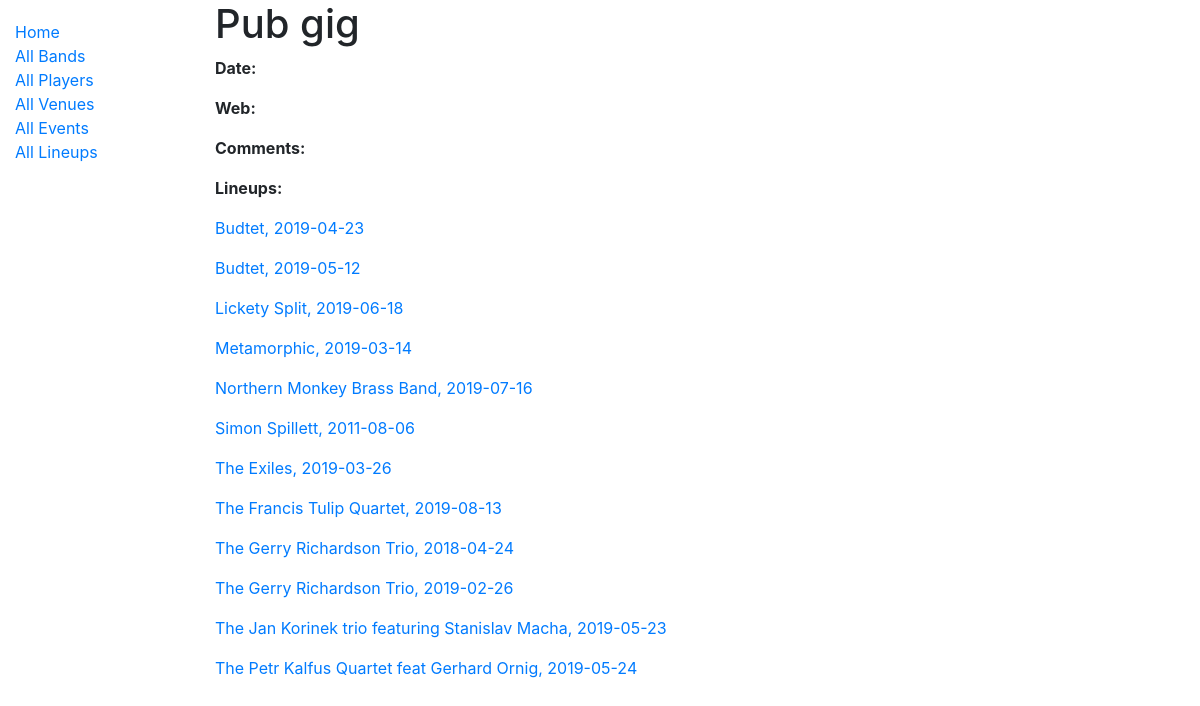
The page /jazz/events/pub-gig on the database its author committed.
### jazz/models.py (models this page shows, shortened)
class Event(models.Model):
	event_name = models.CharField('Event Name', max_length=120)
	date_from = models.DateField(null=True, blank=True)
	date_to = models.DateField(null=True, blank=True)
	slug = models.SlugField(unique=False, blank = True)
	event_web = models.URLField('Web Address', blank = True)
	comments = models.CharField('Comments', max_length=120, blank = True)

class Lineup(models.Model):
	band_name = models.ForeignKey('Band', on_delete=models.SET_NULL, null=True)
	date = models.DateField(null=True, blank=True)
	piece = models.IntegerField(null=True, blank=True)
	player = models.ManyToManyField('Player')
	comments = models.CharField('Comments', max_length=120, blank = True)
	venue = models.ForeignKey('Venue', on_delete=models.SET_NULL, null=True, blank = True, help_text='Select venue for this event')
	event = models.ForeignKey('Event', on_delete=models.SET_NULL, null=True, blank = True, help_text='Select event type')
	slug = models.SlugField(unique=True, blank = True, max_length = 125)
	class Meta:
		ordering = ['band_name', 'date']
		constraints = [models.UniqueConstraint(fields=['band_name', 'date'], name='unique_lineup')]
	def __str__(self):
		return f'{self.band_name}, {self.date}'

class Band(models.Model):
	band_name = models.CharField(max_length=100, unique = True)
	comments = models.CharField(max_length=500, unique = False, blank = True, null = True)
	band_web = models.URLField('Web Address', blank = True)
	slug = models.SlugField(unique=True, max_length=125 , blank = True)
	class Meta:
		ordering = ['band_name']
	def __str__(self):
		return f'{self.band_name}'

### jazz/views.py (the view)
# urls.py: path('events/<slug:slug>', views.EventDetailView.as_view(), name='event-detail'),
class EventDetailView(generic.DetailView):
    model = Event

### jazz/templates/jazz/event_detail.html (shortened to what this page needs)
{% extends "base_generic.html" %}
{% block content %}
  <h1>{{ event.event_name }}</h1>
  <p><strong>Date:</strong>
  {% if event.date_to != blank %} {{ event.date_to|date:"j F Y" }} {%endif%}</p>
  <p><strong>Web:</strong> <a href="{{ event.event_web }}" target="_blank">{{ event.event_web }}</a></p>
  <p><strong>Comments:</strong> {{ event.comments }}</p>
  <p><strong>Lineups:</strong> {% for lineup in event.lineup_set.all %}<p>
			<a href="{% url 'lineup-detail' lineup.slug %}">{{ lineup }}</a>
			{% endfor %}
{% endblock %}

### rows shown on the page
Event: event_name "Pub gig"
Lineup: band_name+date "Budtet, 2019-04-23"
Lineup: band_name+date "Budtet, 2019-05-12"
Lineup: band_name+date "Lickety Split, 2019-06-18"
Lineup: band_name+date "Metamorphic, 2019-03-14"
Lineup: band_name+date "Northern Monkey Brass Band, 2019-07-16"
Lineup: band_name+date "Simon Spillett, 2011-08-06"
Lineup: band_name+date "The Exiles, 2019-03-26"
Lineup: band_name+date "The Francis Tulip Quartet, 2019-08-13"
Lineup: band_name+date "The Gerry Richardson Trio, 2018-04-24"
Lineup: band_name+date "The Gerry Richardson Trio, 2019-02-26"
Lineup: band_name+date "The Jan Korinek trio featuring Stanislav Macha, 2019-05-23"
Lineup: band_name+date "The Petr Kalfus Quartet feat Gerhard Ornig, 2019-05-24"
